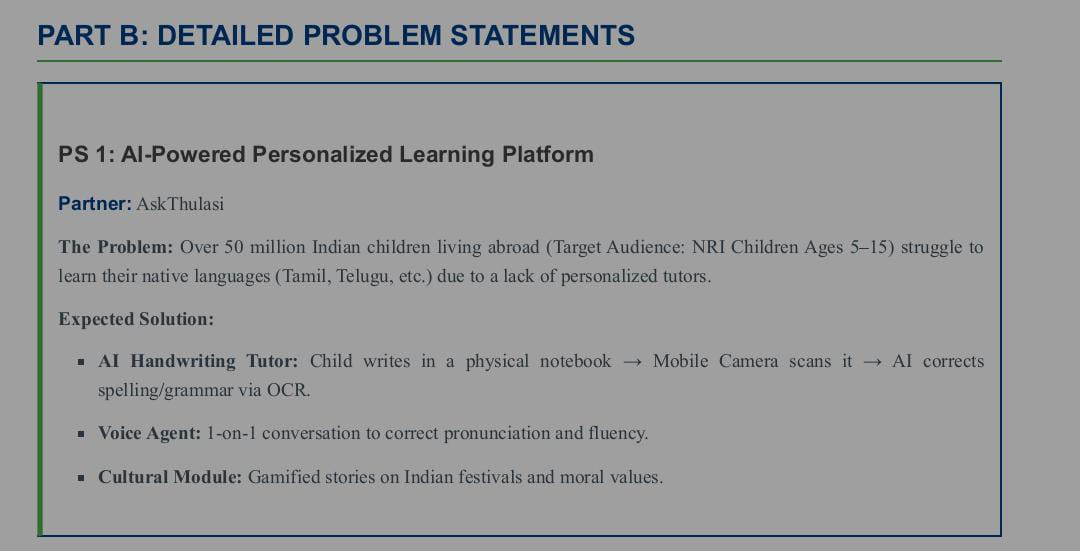
#> input picture abi.jpeg, 1080 x 551 px
$ python -i paddleocr_service.py   (imports and definitions only)
#> lines starting #> are read from the running program, lines starting #| are printed output that depends on the picture
import cv2
import numpy as np
import logging
from typing import Dict, Any, Optional

logger = logging.getLogger("ammachi.paddleocr")

_ocr_instances: Dict[str, Any] = {}


# [38 lines left out: function get_ocr_engine, not called in this run]


def preprocess_image_for_ocr(image_path: str) -> Optional[np.ndarray]:
    """
    Prepare notebook image for OCR.
    """
#> called with image_path = '../../abi.jpeg'

    try:
        img = cv2.imread(image_path)
#> img is the input picture: shape (551, 1080, 3); mean B, G, R 153.9, 153.4, 152.1

        if img is None:
            return None

        gray = cv2.cvtColor(img, cv2.COLOR_BGR2GRAY)
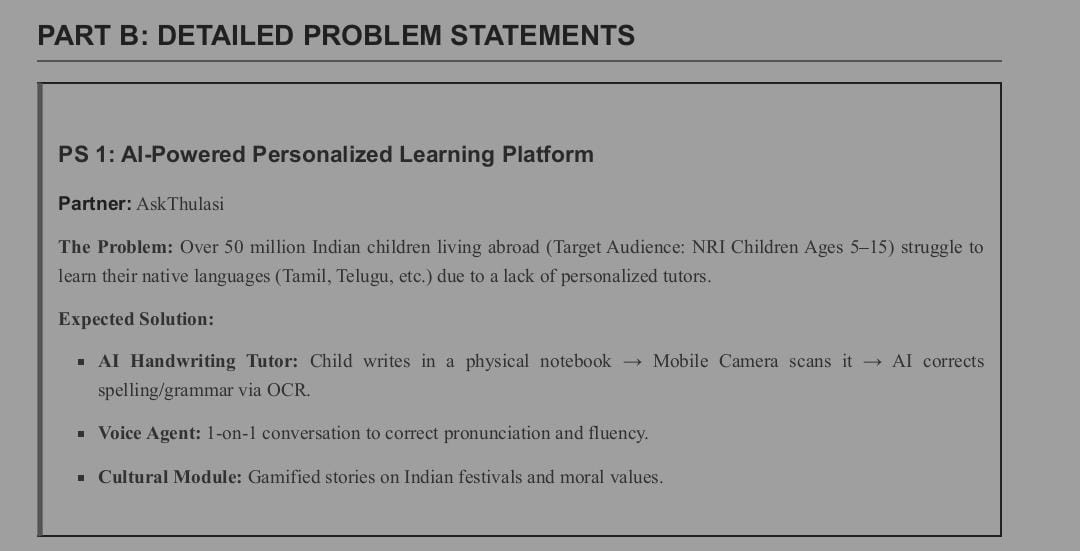
#> gray: shape (551, 1080); min 9, max 195, mean 153.1

        h, w = gray.shape[:2]
#> h = 551; w = 1080

        # Upscale small images
        if max(h, w) < 1200:
            scale = 1200 / max(h, w)
#> scale = 1.11

            gray = cv2.resize(
                gray,
                None,
                fx=scale,
                fy=scale,
                interpolation=cv2.INTER_CUBIC
            )
#> gray: shape (612, 1200)

        # Reduce camera noise
        gray = cv2.GaussianBlur(gray, (3, 3), 0)

        # Improve contrast
        clahe = cv2.createCLAHE(
            clipLimit=2.0,
            tileGridSize=(8, 8)
        )

        enhanced = clahe.apply(gray)
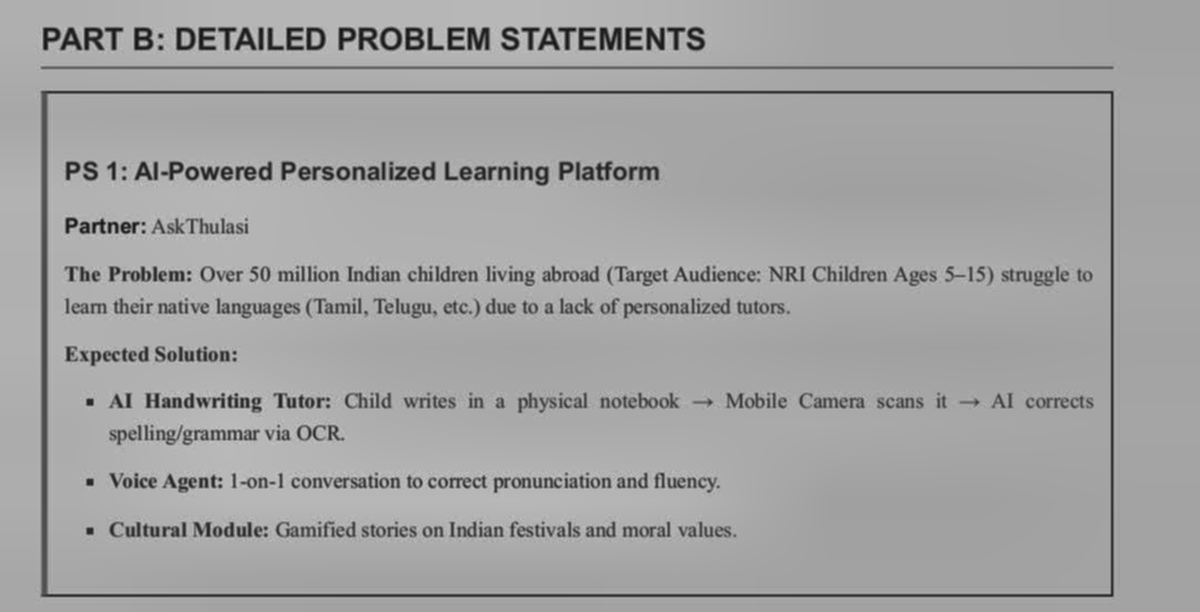
#> enhanced: shape (612, 1200); min 16, max 196, mean 162

        # Convert back to 3-channel image
        processed = cv2.cvtColor(
            enhanced,
            cv2.COLOR_GRAY2BGR
        )

        return processed

    except Exception as e:
        logger.exception("Image preprocessing failed: %s", e)
        return None


# [111 lines left out: function extract_text_from_image, not called in this run]

>>> result = preprocess_image_for_ocr('../../abi.jpeg')
